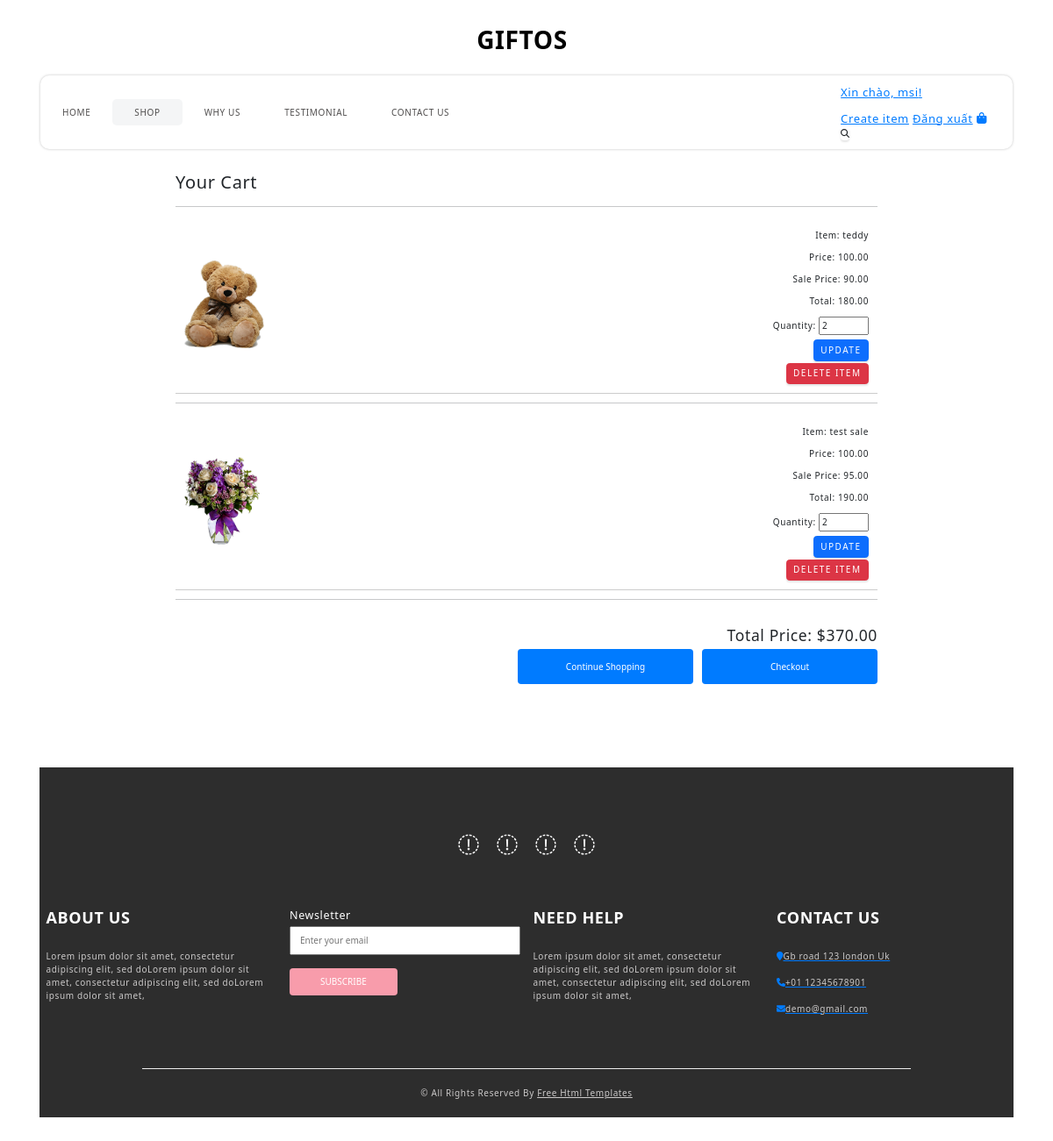
The app's page /cart/ (signed in) with its own data.
### shop/models.py (models this page shows, shortened)
class CartItem(models.Model):
    cart = models.ForeignKey(Cart, related_name='items', on_delete=models.CASCADE)
    item = models.ForeignKey(Item, on_delete=models.CASCADE)
    quantity = models.PositiveIntegerField(default=1)
    @property
    def total_price(self):
        if self.item.sale_price is not None:
            return self.item.sale_price * self.quantity
        else:
            return self.item.price * self.quantity

class Item(models.Model):
    host = models.ForeignKey(User, on_delete=models.SET_NULL, null=True)
    topic = models.ForeignKey(Topic, on_delete=models.SET_NULL, null=True)
    name = models.CharField(max_length=100)
    price = models.DecimalField(max_digits=20, decimal_places=2)
    sale_price = models.DecimalField(max_digits=20, decimal_places=2, null=True, blank=True)
    image = models.ImageField(upload_to='items/', null=True, blank=True)
    description = models.TextField(null=True, blank=True)
    participants = models.ManyToManyField(User, related_name='participants', blank=True)
    quantity_available = models.PositiveIntegerField(default=0)  # Trường mới để quản lý số lượng
    updated = models.DateTimeField(auto_now=True)
    created = models.DateTimeField(auto_now_add=True)
    class Meta:
        ordering = ['-created']

### shop/views.py (the view, shortened to what this page needs)
# urls.py: path('cart/', views.cart_detail, name='cart_detail'),
@login_required(login_url='login')
def cart_detail(request):
    cart, created = Cart.objects.get_or_create(user=request.user)
    cart_items = cart.items.all()
    total_price = sum(item.total_price for item in cart_items)
    context = {
        'cart': cart,
        'cart_items': cart_items,
        'total_price': total_price,
    }
    return render(request, 'shop/cart_detail.html', context)

### shop/templates/shop/cart_detail.html (shortened to what this page needs)
{% extends 'main.html' %}
{% block content %}
<div class="cart-container">
    <div class="cart-items">
        <h2>Your Cart</h2>
        <hr>
        {% for item in cart.items.all %}
        <div class="cart-item">
            <img src="{{ item.item.image.url }}" alt="{{ item.item.name }}" class="cart-item-image">
            <div class="cart-item-details">
                <p>Item: {{ item.item.name }}</p>
                <p>Price: {{ item.item.price }}</p>
                <p>Sale Price: {{ item.item.sale_price }}</p>
                <p>Total: {{ item.total_price|floatformat:2 }}</p>
                <div class="action-btn">
                    <form method="post" action="{% url 'cart_updateItem' pk=item.id %}">
                        <p>
                            Quantity:
                            <input type="number" name="quantity" value="{{ item.quantity }}" min="1"
                                max="{{ item.item.quantity_available }}">
                        </p>
                        <div class="cart-item-button">
                            <button type="submit" class="btn btn-primary">Update</button>
                        </div>
                    </form>
                    <div class="cart-item-button">
                        <div class="cart-item-delete">
                            <form method="post" action="{% url 'cart_deleteItem' %}">
                                <button type="submit" class="btn btn-danger" style="margin-top: 2px;
                                margin-right: -5px;">Delete Item</button>
                            </form>
                        </div>
                    </div>
                </div>
            </div>
        </div>
        <hr>
        {% endfor %}
    </div>
    <div class="cart-total-checkout">
        <h3>Total Price: ${{ total_price|floatformat:2 }}</h3>
        <div class="cart-button-checkout">
            <div class="cart-item-return">
                <button type="button" onclick="redirectToShop()">Continue Shopping</button>
            </div>
            <div class="cart-item-checkout">
                <button type="button" onclick="redirectToCheckout()">Checkout</button>
            </div>
        </div>
    </div>
</div>
<div style="margin-top:140px;">
    {% include 'shop/info_section.html'%}
</div>
{% endblock %}

### templates/navbar.html (shortened to what this page needs)
<div class="hero_area">
    <nav class="navbar navbar-expand-lg custom_nav-container ">
        <a class="navbar-brand" href="{% url 'home' %}">
            <span>Giftos</span>
        </a>
        <div class="collapse navbar-collapse innerpage_navbar" id="navbarSupportedContent">
            <ul class="navbar-nav">
                <li class="nav-item">
                    <a class="nav-link" href="{% url 'index' %}">Home <span class="sr-only">(current)</span></a>
                </li>
                <li class="nav-item active">
                    <a class="nav-link" href="{% url 'shop' %}">Shop</a>
                </li>
                <li class="nav-item">
                    <a class="nav-link" href="{% url 'why' %}">Why Us</a>
                </li>
                <li class="nav-item">
                    <a class="nav-link" href="{% url 'testimonial' %}">Testimonial</a>
                </li>
                <li class="nav-item">
                    <a class="nav-link" href="{% url 'contact' %}">Contact Us</a>
                </li>
            </ul>
            {% if request.user.is_authenticated %}
            <div class="" style="margin-left:auto; margin-right:30px;">
                <div style="font-size: small;">
                    <a href="{% url 'user' %}"><p>Xin chào, {{ request.user.username }}!</p></a>
                    <a href="{% url 'create-items' %}">Create item</a>
                    <a href="{% url 'logout' %}">Đăng xuất</a>
                    {% else %}
                    <p>Bạn chưa đăng nhập.</p>
                    <a href="{% url 'login' %}">Đăng nhập</a>
                    {% endif %}
                    <a href="{% url 'cart_detail' %}">
                        <i class="fa fa-shopping-bag" aria-hidden="true"></i>
                    </a>
                    <form class="form-inline">
                        <button class="btn nav_search-btn" type="submit">
                            <i class="fa fa-search" aria-hidden="true"></i>
                        </button>
                    </form>
                </div>
            </div>
        </div>
    </nav>
</div>

### static/css/style.css (style rules this page uses)
body { font-family: "poppins", sans-serif; color: #101010; background-color: #ffffff; }
.hero_area { padding: 0 45px; }
#navbarSupportedContent { width: 100%; background-color: #f9ece6; -webkit-box-pack: center; -ms-flex-pack: center; justify-content: center; padding: 10px 0; border-radius: 15px 15px 0 0; }
#navbarSupportedContent.innerpage_navbar { background-color: white; border-radius: 10px; -webkit-box-shadow: 0 0 3px 0 rgba(0, 0, 0, 0.25); box-shadow: 0 0 3px 0 rgba(0, 0, 0, 0.25); }
#navbarSupportedContent.innerpage_navbar .nav-item.active .nav-link { background-color: #f4f5f6; }
#navbarSupportedContent .navbar-nav .nav-link { padding: 5px 25px; color: #514f4f; text-align: center; text-transform: uppercase; border-radius: 5px; }
#navbarSupportedContent .nav-item.active .nav-link { background-color: #ffffff; }
a, a:hover, a:focus { text-decoration: none; }
.btn, .btn:focus { outline: none !important; -webkit-box-shadow: none; box-shadow: none; }
.navbar-brand { margin: 15px 0; padding: 0; }
.navbar-brand span { font-size: 28px; font-weight: bold; color: #000000; text-transform: uppercase; margin: 0; padding: 0; }
.custom_nav-container .nav_search-btn { padding: 0; border: none; }
.custom_nav-container { z-index: 99999; padding: 0; -webkit-box-orient: vertical; -webkit-box-direction: normal; -ms-flex-direction: column; flex-direction: column; -webkit-box-align: center; -ms-flex-align: center; align-items: center; }

### shop/templates/shop/cart_detail.html (style rules this page uses)
.cart-container { width: 100%; max-width: 800px; margin: 0 auto; }
.cart-items { display: flex; flex-direction: column; }
.cart-item { display: flex; align-items: center; padding: 10px; border-bottom: 1px solid #ccc; }
.cart-item-image { max-height: 100px; max-width: 150px; margin-right: 20px; }
.cart-item-details { text-align: right; display: flex; flex-direction: column; flex-grow: 1; }
.cart-item-details p { margin: 5px 0; }
button { padding: 5px 10px; background-color: #007bff; color: #fff; border: none; border-radius: 4px; cursor: pointer; }
.cart-total-checkout { align-items: center; margin-top: 20px; }
.cart-total-checkout h3 { text-align: right; }
.cart-button-checkout { display: flex; margin-left: 5px; float: right; }
.cart-item-return { margin-bottom: 10px; margin-right: 10px }
.cart-item-checkout button { margin-left: auto; }
.cart-item-return button, .cart-item-checkout button { width: 200px; height: 40px; }
.cart-item-button { display: flex; justify-content: end; }
.cart-item-delete { margin-right: 5px; }

### records on screen
CartItem: item.image (picture), item.name "teddy", item.price "100.00", item.sale_price "90.00", total_price "180.00", quantity "2"
CartItem: item.image (picture), item.name "test sale", item.price "100.00", item.sale_price "95.00", total_price "190.00", quantity "2"

### other values on screen
{{ request.user.username }} "msi"
{{ total_price|floatformat:2 }} "370.00"
